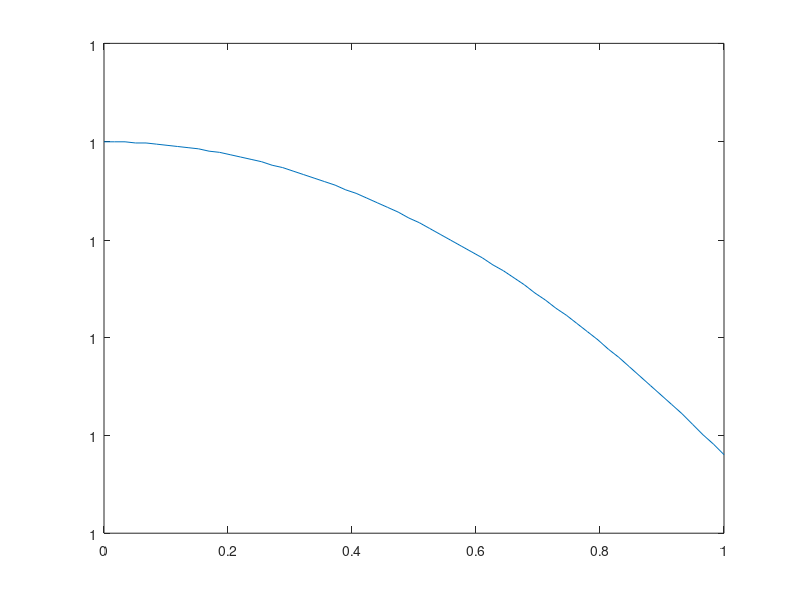

Reproduce this figure in MATLAB. (Note: this script raises an error after producing the figure.)
close all;
clear variables;
clc;
addpath(genpath(pwd));
alpha = 0.004;
rbfG = @(r) exp(-(alpha*r).^2); 
rbfIQ = @(r) 1./(1 + (alpha* r).^2);

x=linspace(0,1,60);
figure;
plot(x,rbfG(x));


load('haltonPoints.mat')
unit2DM81 = unitGrid(9);

neval =50;
gridX = linspace(0,1,neval);
gridY = linspace(0,1,neval);
[xe,ye] = meshgrid(gridX,gridY);

figure;
epoints = [xe(:) ye(:)];
[pf,pf_p,E,exact] = CalculateImpactOfEvaluationPoints(@F1, rbfIQ, unitGrid(20), unit2DM81,epoints);
% figure;
% surf(xe,ye,reshape(exact,neval,neval));
% hold on;
surf(xe*1000,ye*1000,reshape(exact,neval,neval))

% fview = [100,30]; % viewing angles for plot
% PlotSurf(xe,ye,pf,neval,exact,E(1),fview)
% PlotError2D(xe,ye,pf,exact,E(1),neval,fview);

